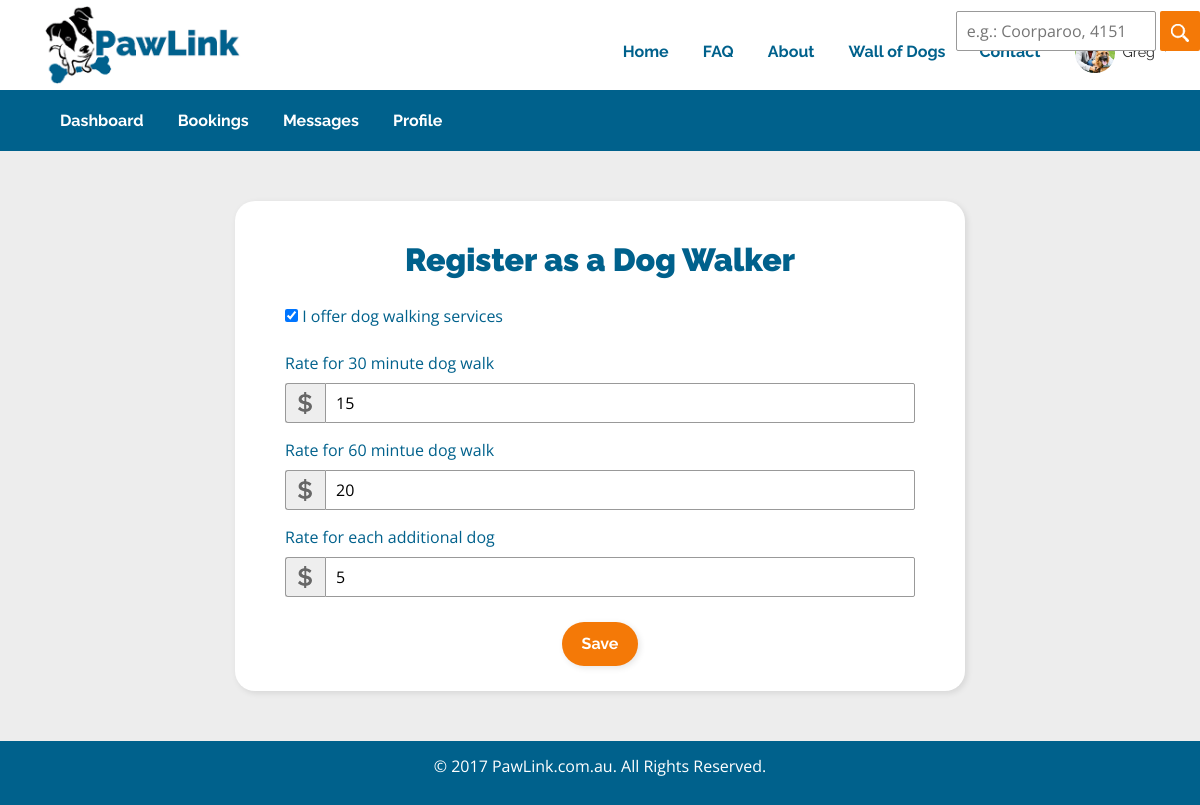
Page /?controller=profiles&action=rates (signed in) on the committed database.
### tables this page shows
CREATE TABLE `rates` (
  `priceID` int(10) UNSIGNED NOT NULL,
  `walk30` tinyint(3) NOT NULL,
  `walk60` tinyint(3) NOT NULL,
  `extraDog` tinyint(3) NOT NULL,
  `status` varchar(255) NOT NULL,
  `profileID` int(10) UNSIGNED NOT NULL
);

### index.php (called while the page is built, shortened)
<?php
require_once('model/db.php');
require_once('model/dbFunctions.php');
if (isset($_SESSION['userstate']) && ($_SESSION['userstate'] == 'member')) {
    if (isset($_SESSION['profileID'])) {
        $availableControllers = array('bookings', 'feedback', 'messages', 'payments', 'profiles', 'publicpages', 'users', 'search');
    } else {
        $availableControllers = array('users', 'publicpages', 'profiles');
    }
} else {
    $availableControllers = array('users', 'publicpages', 'search');
}
if ( isset($_GET['controller']) ) {
    if ( in_array($_GET['controller'], $availableControllers) ){
        $controller = $_GET['controller'];
    } else {
        $controller = 'publicpages';
    }
} else {
    $controller = 'publicpages';
}
require_once('controllers/'.$controller.'.php');
?>

### model/dbFunctions.php (called while the page is built, shortened)
<?php
function selectData($table, $conditions = array()) {
    GLOBAL $db;
    $sql = 'SELECT ';
    $sql .= array_key_exists("select", $conditions)?$conditions['select']:'*';
    $sql .= ' FROM '.$table;
    if(array_key_exists("where", $conditions)) {
        $sql .= ' WHERE ';
        $i = 0;
        foreach ($conditions['where'] as $key => $value) {
            $pre = ($i > 0)? ' AND ':'';
            $sql .= $pre.$key." = '".$value."'";
            $i++;
        }
    }
    $query = $db->prepare($sql);
    $data = $query->execute();
    if(array_key_exists("return type", $conditions) && $conditions['return type'] != 'all') {
        switch ($conditions['return type']) {
            case 'single':
                $data = $query->fetch(PDO::FETCH_ASSOC);
                break;
        }
    }
    return $data;
}
 ?>

### view/rates_form.php (the view, shortened to what this page needs)
<div class="wrapper memberPage">
    <div class="container">
        <div class="row">
            <div class="col-md-2">
            </div>
            <div class="col-md-8">
                <form class="wide-form" id="rates" method="post"  action="?controller=profiles&action=<?php echo $action; ?>" data-parsley-validate >
                    <legend>Register as a Dog Walker</legend>
                    <label class="checkbox-inline">
                        <input id="offerWalking" name="status" value="active"  type="checkbox" data-toggle="toggle" data-width="80" data-height="40" data-off="No" data-on="Yes" <?php if ( isset($rates['status']) && $rates['status'] == 'active' ) { echo ' checked'; } ?> />  I offer dog walking services</label>
                    <div class="setRates <?php if ( isset($rates['status']) && $rates['status'] == 'active' ) {echo 'hasRates';} ?>" >
                        <label>Rate for 30 minute dog walk</label>
                        <div class="input-group">
                            <span class="input-icon"><img src="view/images/dollar.png" class="dollar-icon" alt=""></span>
                            <input type="text" name="walk30" value="<?php if ( isset($rates['walk30']) ) {echo $rates['walk30'];} ?>" required data-parsley-type="digits" data-parsley-max="100">
                        </div>
                        <label>Rate for 60 mintue dog walk</label>
                        <div class="input-group">
                            <span class="input-icon"><img src="view/images/dollar.png" class="dollar-icon" alt=""></span>
                            <input type="text" name="walk60" value="<?php if ( isset($rates['walk60']) ) {echo $rates['walk60'];} ?>" requireddata-parsley-type="digits" data-parsley-max="100">
                        </div>
                        <label>Rate for each additional dog</label>
                        <div class="input-group">
                            <span class="input-icon"><img src="view/images/dollar.png" class="dollar-icon" alt=""></span>
                            <input type="text" name="extraDog" value="<?php if ( isset($rates['extraDog']) ) {echo $rates['extraDog'];} ?>" required data-parsley-type="digits" data-parsley-max="100">
                        </div>
                        <div class="centre-content">
                            <input class="orange-btn" type="submit" value="Save">
                        </div>
                    </div>
                </form>
            </div>
            <div class="col-md-2">
            </div>
        </div>
    </div>
</div>

### view/css/styles.css (style rules this page uses)
body { font-family: 'Open Sans', sans-serif; background-color: #00618c; }
.wrapper { background-color: #ededed; }
.centre-content { text-align: center; }
img { max-width: 100%; }
.orange-btn { color: #FFF; display: inline-block; font-family: 'Raleway', sans-serif; font-weight: 700; background-color: #f47907; padding: 10px 20px; border-radius: 40px; -webkit-box-shadow: 2px 2px 6px rgba(0,0,0,.1); box-shadow: 2px 2px 6px rgba(0,0,0,.1); border-style: none; }
.wide-form, .narrow-form { padding: 15px 50px; background-color: #FFF; border-radius: 20px; -webkit-box-shadow: 2px 2px 6px rgba(0,0,0,.1); box-shadow: 2px 2px 6px rgba(0,0,0,.1); }
.wide-form { width: 100%; }
form legend { font-family: 'Raleway', sans-serif; color: #00618c; font-weight: 900; font-size: 2em; margin: 20px 0; text-align: center; }
form label { text-align: left; font-family: 'Open Sans', sans-serif; color: #00618c; }
input[type=text], input[type=password], input[type=email], input[type=number], textarea { display: block; width: 100%; border-radius: 2px; margin-bottom: 10px; padding: 7px 10px; border: 1px solid #999; outline: none; background: #fff; height:40px;; }
input[type=submit] { margin: 10px; }
.input-group input { border-top-left-radius: 0; border-bottom-left-radius: 0; width: calc(100% - 40px); border: 1px solid #999; }
.input-group { padding-bottom: 5px; }
.input-icon { height: 40px; width: 40px; background: #eee; padding: 5px; border-top-left-radius: 3px; border-bottom-left-radius: 3px; border: 1px solid #999; border-right: 0; }
.input-icon img { max-height: 100%; max-width: 100%; height: auto; width: auto; }
.dollar-icon { padding-left: 3px; }
.setRates { display: none; margin-top: 15px; }
#rates .hasRates { display: block; }
.memberPage { padding: 50px 0; }

### rows in the picture
rates: status "☑", walk30 "15", walk60 "20", extraDog "5"

### other values in the picture
$_SESSION['firstName'] "Greg"
